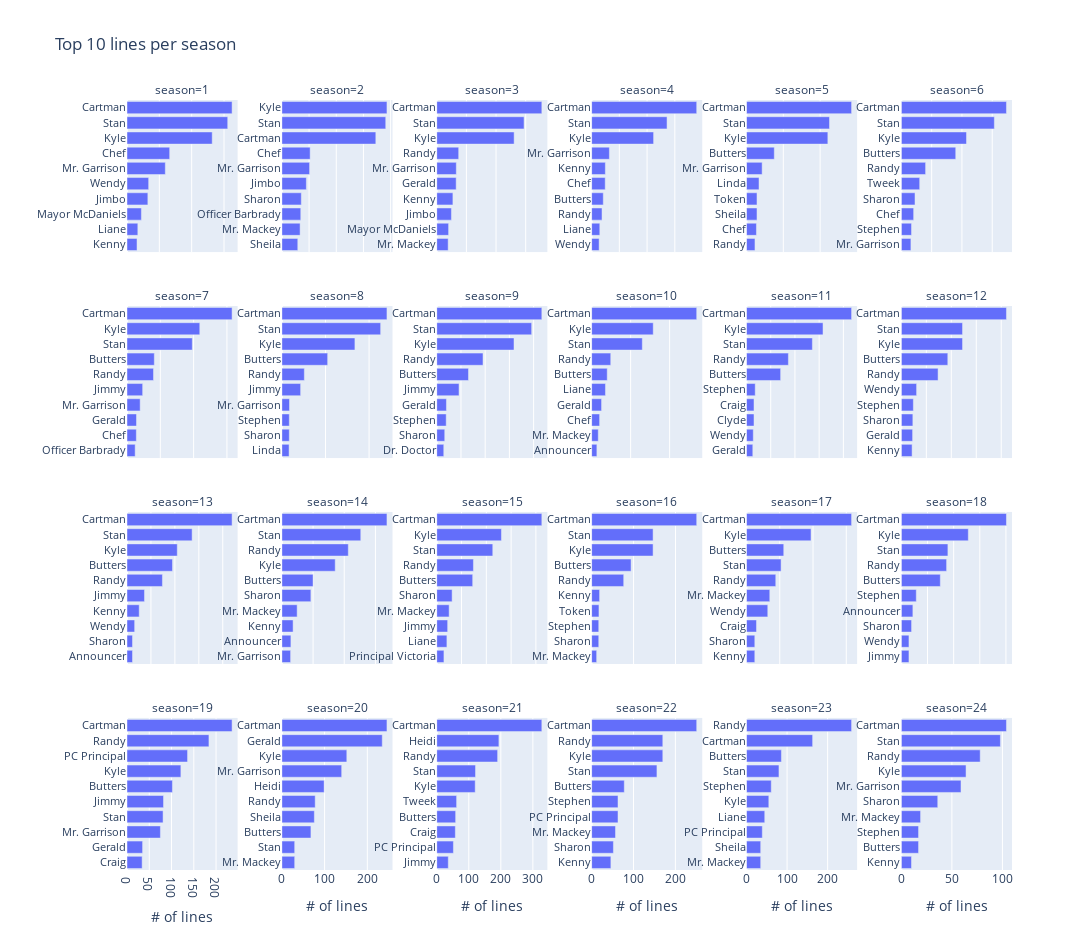

Write notebook code for a chart like this one.
### Code cell
fig = px.bar(line_count_by_season.sort_values(['season', '# of lines']), '# of lines', 'speaker', facet_col='season', facet_col_wrap=6, facet_col_spacing=0.05,
              title = 'Top 10 lines per season', 
              labels = {'speaker' : ''},
              width = 1550, height = 950)
fig.update_yaxes(tickfont = {'size' : 11}, matches=None)
fig.for_each_yaxis(lambda yaxis: yaxis.update(showticklabels=True))
fig.update_xaxes(matches=None)
fig.show()

### Figure 1 — Plotly figure (JSON) as saved in the notebook; plotly's stock layout.template omitted (floating-point values rounded to 4 significant figures)
{"data": [{"alignmentgroup": "True", "hovertemplate": "season=1<br># of lines=%{x}<br>=%{y}<extra></extra>", "legendgroup": "", "marker": {"color": "#636efa", "pattern": {"shape": ""}}, "name": "", "offsetgroup": "", "orientation": "h", "showlegend": false, "textposition": "auto", "type": "bar", "x": [62, 67, 89, 129, 134, 237, 264, 527, 623, 650], "xaxis": "x19", "y": ["Kenny", "Liane", "Mayor McDaniels", "Jimbo", "Wendy", "Mr. Garrison", "Chef", "Kyle", "Stan", "Cartman"], "yaxis": "y19"}, {"alignmentgroup": "True", "hovertemplate": "season=2<br># of lines=%{x}<br>=%{y}<extra></extra>", "legendgroup": "", "marker": {"color": "#636efa", "pattern": {"shape": ""}}, "name": "", "offsetgroup": "", "orientation": "h", "showlegend": false, "textposition": "auto", "type": "bar", "x": [117, 134, 139, 143, 180, 204, 208, 691, 764, 773], "xaxis": "x20", "y": ["Sheila", "Mr. Mackey", "Officer Barbrady", "Sharon", "Jimbo", "Mr. Garrison", "Chef", "Cartman", "Stan", "Kyle"], "yaxis": "y20"}, {"alignmentgroup": "True", "hovertemplate": "season=3<br># of lines=%{x}<br>=%{y}<extra></extra>", "legendgroup": "", "marker": {"color": "#636efa", "pattern": {"shape": ""}}, "name": "", "offsetgroup": "", "orientation": "h", "showlegend": false, "textposition": "auto", "type": "bar", "x": [77, 80, 99, 109, 131, 132, 148, 522, 589, 709], "xaxis": "x21", "y": ["Mr. Mackey", "Mayor McDaniels", "Jimbo", "Kenny", "Gerald", "Mr. Garrison", "Randy", "Kyle", "Stan", "Cartman"], "yaxis": "y21"}, {"alignmentgroup": "True", "hovertemplate": "season=4<br># of lines=%{x}<br>=%{y}<extra></extra>", "legendgroup": "", "marker": {"color": "#636efa", "pattern": {"shape": ""}}, "name": "", "offsetgroup": "", "orientation": "h", "showlegend": false, "textposition": "auto", "type": "bar", "x": [54, 59, 75, 84, 98, 99, 128, 447, 544, 758], "xaxis": "x22", "y": ["Wendy", "Liane", "Randy", "Butters", "Chef", "Kenny", "Mr. Garrison", "Kyle", "Stan", "Cartman"], "yaxis": "y22"}, {"alignmentgroup": "True", "hovertemplate": "season=5<br># of lines=%{x}<br>=%{y}<extra></extra>", "legendgroup": "", "marker": {"color": "#636efa", "pattern": {"shape": ""}}, "name": "", "offsetgroup": "", "orientation": "h", "showlegend": false, "textposition": "auto", "type": "bar", "x": [46, 54, 57, 57, 68, 85, 151, 442, 451, 571], "xaxis": "x23", "y": ["Randy", "Chef", "Sheila", "Token", "Linda", "Mr. Garrison", "Butters", "Kyle", "Stan", "Cartman"], "yaxis": "y23"}, {"alignmentgroup": "True", "hovertemplate": "season=6<br># of lines=%{x}<br>=%{y}<extra></extra>", "legendgroup": "", "marker": {"color": "#636efa", "pattern": {"shape": ""}}, "name": "", "offsetgroup": "", "orientation": "h", "showlegend": false, "textposition": "auto", "type": "bar", "x": [63, 67, 81, 90, 121, 160, 359, 430, 614, 694], "xaxis": "x24", "y": ["Mr. Garrison", "Stephen", "Chef", "Sharon", "Tweek", "Randy", "Butters", "Kyle", "Stan", "Cartman"], "yaxis": "y24"}, {"alignmentgroup": "True", "hovertemplate": "season=7<br># of lines=%{x}<br>=%{y}<extra></extra>", "legendgroup": "", "marker": {"color": "#636efa", "pattern": {"shape": ""}}, "name": "", "offsetgroup": "", "orientation": "h", "showlegend": false, "textposition": "auto", "type": "bar", "x": [49, 56, 57, 79, 94, 159, 164, 392, 437, 631], "xaxis": "x13", "y": ["Officer Barbrady", "Chef", "Gerald", "Mr. Garrison", "Jimmy", "Randy", "Butters", "Stan", "Kyle", "Cartman"], "yaxis": "y13"}, {"alignmentgroup": "True", "hovertemplate": "season=8<br># of lines=%{x}<br>=%{y}<extra></extra>", "legendgroup": "", "marker": {"color": "#636efa", "pattern": {"shape": ""}}, "name": "", "offsetgroup": "", "orientation": "h", "showlegend": false, "textposition": "auto", "type": "bar", "x": [33, 34, 34, 35, 86, 103, 210, 335, 453, 482], "xaxis": "x14", "y": ["Linda", "Sharon", "Stephen", "Mr. Garrison", "Jimmy", "Randy", "Butters", "Kyle", "Stan", "Cartman"], "yaxis": "y14"}, {"alignmentgroup": "True", "hovertemplate": "season=9<br># of lines=%{x}<br>=%{y}<extra></extra>", "legendgroup": "", "marker": {"color": "#636efa", "pattern": {"shape": ""}}, "name": "", "offsetgroup": "", "orientation": "h", "showlegend": false, "textposition": "auto", "type": "bar", "x": [29, 33, 39, 40, 92, 131, 191, 319, 392, 434], "xaxis": "x15", "y": ["Dr. Doctor", "Sharon", "Stephen", "Gerald", "Jimmy", "Butters", "Randy", "Kyle", "Stan", "Cartman"], "yaxis": "y15"}, {"alignmentgroup": "True", "hovertemplate": "season=10<br># of lines=%{x}<br>=%{y}<extra></extra>", "legendgroup": "", "marker": {"color": "#636efa", "pattern": {"shape": ""}}, "name": "", "offsetgroup": "", "orientation": "h", "showlegend": false, "textposition": "auto", "type": "bar", "x": [27, 34, 41, 51, 71, 80, 98, 260, 316, 539], "xaxis": "x16", "y": ["Announcer", "Mr. Mackey", "Chef", "Gerald", "Liane", "Butters", "Randy", "Stan", "Kyle", "Cartman"], "yaxis": "y16"}, {"alignmentgroup": "True", "hovertemplate": "season=11<br># of lines=%{x}<br>=%{y}<extra></extra>", "legendgroup": "", "marker": {"color": "#636efa", "pattern": {"shape": ""}}, "name": "", "offsetgroup": "", "orientation": "h", "showlegend": false, "textposition": "auto", "type": "bar", "x": [26, 28, 31, 31, 36, 141, 173, 272, 316, 434], "xaxis": "x17", "y": ["Gerald", "Wendy", "Clyde", "Craig", "Stephen", "Butters", "Randy", "Stan", "Kyle", "Cartman"], "yaxis": "y17"}, {"alignmentgroup": "True", "hovertemplate": "season=12<br># of lines=%{x}<br>=%{y}<extra></extra>", "legendgroup": "", "marker": {"color": "#636efa", "pattern": {"shape": ""}}, "name": "", "offsetgroup": "", "orientation": "h", "showlegend": false, "textposition": "auto", "type": "bar", "x": [43, 45, 46, 48, 61, 147, 186, 245, 245, 421], "xaxis": "x18", "y": ["Kenny", "Gerald", "Sharon", "Stephen", "Wendy", "Randy", "Butters", "Kyle", "Stan", "Cartman"], "yaxis": "y18"}, {"alignmentgroup": "True", "hovertemplate": "season=13<br># of lines=%{x}<br>=%{y}<extra></extra>", "legendgroup": "", "marker": {"color": "#636efa", "pattern": {"shape": ""}}, "name": "", "offsetgroup": "", "orientation": "h", "showlegend": false, "textposition": "auto", "type": "bar", "x": [23, 23, 32, 51, 73, 148, 190, 210, 272, 439], "xaxis": "x7", "y": ["Announcer", "Sharon", "Wendy", "Kenny", "Jimmy", "Randy", "Butters", "Kyle", "Stan", "Cartman"], "yaxis": "y7"}, {"alignmentgroup": "True", "hovertemplate": "season=14<br># of lines=%{x}<br>=%{y}<extra></extra>", "legendgroup": "", "marker": {"color": "#636efa", "pattern": {"shape": ""}}, "name": "", "offsetgroup": "", "orientation": "h", "showlegend": false, "textposition": "auto", "type": "bar", "x": [28, 29, 36, 49, 93, 100, 171, 213, 253, 337], "xaxis": "x8", "y": ["Mr. Garrison", "Announcer", "Kenny", "Mr. Mackey", "Sharon", "Butters", "Kyle", "Randy", "Stan", "Cartman"], "yaxis": "y8"}, {"alignmentgroup": "True", "hovertemplate": "season=15<br># of lines=%{x}<br>=%{y}<extra></extra>", "legendgroup": "", "marker": {"color": "#636efa", "pattern": {"shape": ""}}, "name": "", "offsetgroup": "", "orientation": "h", "showlegend": false, "textposition": "auto", "type": "bar", "x": [29, 41, 44, 50, 62, 145, 148, 226, 261, 424], "xaxis": "x9", "y": ["Principal Victoria", "Liane", "Jimmy", "Mr. Mackey", "Sharon", "Butters", "Randy", "Stan", "Kyle", "Cartman"], "yaxis": "y9"}, {"alignmentgroup": "True", "hovertemplate": "season=16<br># of lines=%{x}<br>=%{y}<extra></extra>", "legendgroup": "", "marker": {"color": "#636efa", "pattern": {"shape": ""}}, "name": "", "offsetgroup": "", "orientation": "h", "showlegend": false, "textposition": "auto", "type": "bar", "x": [24, 34, 34, 35, 38, 153, 188, 293, 293, 501], "xaxis": "x10", "y": ["Mr. Mackey", "Sharon", "Stephen", "Token", "Kenny", "Randy", "Butters", "Kyle", "Stan", "Cartman"], "yaxis": "y10"}, {"alignmentgroup": "True", "hovertemplate": "season=17<br># of lines=%{x}<br>=%{y}<extra></extra>", "legendgroup": "", "marker": {"color": "#636efa", "pattern": {"shape": ""}}, "name": "", "offsetgroup": "", "orientation": "h", "showlegend": false, "textposition": "auto", "type": "bar", "x": [25, 25, 30, 64, 70, 88, 104, 112, 194, 316], "xaxis": "x11", "y": ["Kenny", "Sharon", "Craig", "Wendy", "Mr. Mackey", "Randy", "Stan", "Butters", "Kyle", "Cartman"], "yaxis": "y11"}, {"alignmentgroup": "True", "hovertemplate": "season=18<br># of lines=%{x}<br>=%{y}<extra></extra>", "legendgroup": "", "marker": {"color": "#636efa", "pattern": {"shape": ""}}, "name": "", "offsetgroup": "", "orientation": "h", "showlegend": false, "textposition": "auto", "type": "bar", "x": [29, 29, 39, 44, 57, 149, 173, 178, 256, 402], "xaxis": "x12", "y": ["Jimmy", "Wendy", "Sharon", "Announcer", "Stephen", "Butters", "Randy", "Stan", "Kyle", "Cartman"], "yaxis": "y12"}, {"alignmentgroup": "True", "hovertemplate": "season=19<br># of lines=%{x}<br>=%{y}<extra></extra>", "legendgroup": "", "marker": {"color": "#636efa", "pattern": {"shape": ""}}, "name": "", "offsetgroup": "", "orientation": "h", "showlegend": false, "textposition": "auto", "type": "bar", "x": [34, 35, 75, 81, 82, 102, 121, 136, 184, 236], "xaxis": "x", "y": ["Craig", "Gerald", "Mr. Garrison", "Stan", "Jimmy", "Butters", "Kyle", "PC Principal", "Randy", "Cartman"], "yaxis": "y"}, {"alignmentgroup": "True", "hovertemplate": "season=20<br># of lines=%{x}<br>=%{y}<extra></extra>", "legendgroup": "", "marker": {"color": "#636efa", "pattern": {"shape": ""}}, "name": "", "offsetgroup": "", "orientation": "h", "showlegend": false, "textposition": "auto", "type": "bar", "x": [30, 30, 68, 76, 78, 99, 140, 152, 235, 246], "xaxis": "x2", "y": ["Mr. Mackey", "Stan", "Butters", "Sheila", "Randy", "Heidi", "Mr. Garrison", "Kyle", "Gerald", "Cartman"], "yaxis": "y2"}, {"alignmentgroup": "True", "hovertemplate": "season=21<br># of lines=%{x}<br>=%{y}<extra></extra>", "legendgroup": "", "marker": {"color": "#636efa", "pattern": {"shape": ""}}, "name": "", "offsetgroup": "", "orientation": "h", "showlegend": false, "textposition": "auto", "type": "bar", "x": [36, 52, 58, 59, 62, 120, 121, 190, 194, 328], "xaxis": "x3", "y": ["Jimmy", "PC Principal", "Craig", "Butters", "Tweek", "Kyle", "Stan", "Randy", "Heidi", "Cartman"], "yaxis": "y3"}, {"alignmentgroup": "True", "hovertemplate": "season=22<br># of lines=%{x}<br>=%{y}<extra></extra>", "legendgroup": "", "marker": {"color": "#636efa", "pattern": {"shape": ""}}, "name": "", "offsetgroup": "", "orientation": "h", "showlegend": false, "textposition": "auto", "type": "bar", "x": [46, 52, 57, 63, 63, 78, 156, 170, 170, 251], "xaxis": "x4", "y": ["Kenny", "Sharon", "Mr. Mackey", "PC Principal", "Stephen", "Butters", "Stan", "Kyle", "Randy", "Cartman"], "yaxis": "y4"}, {"alignmentgroup": "True", "hovertemplate": "season=23<br># of lines=%{x}<br>=%{y}<extra></extra>", "legendgroup": "", "marker": {"color": "#636efa", "pattern": {"shape": ""}}, "name": "", "offsetgroup": "", "orientation": "h", "showlegend": false, "textposition": "auto", "type": "bar", "x": [35, 35, 39, 45, 55, 61, 80, 86, 163, 259], "xaxis": "x5", "y": ["Mr. Mackey", "Sheila", "PC Principal", "Liane", "Kyle", "Stephen", "Stan", "Butters", "Cartman", "Randy"], "yaxis": "y5"}, {"alignmentgroup": "True", "hovertemplate": "season=24<br># of lines=%{x}<br>=%{y}<extra></extra>", "legendgroup": "", "marker": {"color": "#636efa", "pattern": {"shape": ""}}, "name": "", "offsetgroup": "", "orientation": "h", "showlegend": false, "textposition": "auto", "type": "bar", "x": [10, 17, 17, 19, 36, 59, 64, 78, 98, 104], "xaxis": "x6", "y": ["Kenny", "Butters", "Stephen", "Mr. Mackey", "Sharon", "Mr. Garrison", "Kyle", "Randy", "Stan", "Cartman"], "yaxis": "y6"}], "layout": {"annotations": [{"font": {}, "showarrow": false, "text": "season=19", "x": 0.0625, "xanchor": "center", "xref": "paper", "y": 0.1975, "yanchor": "bottom", "yref": "paper"}, {"font": {}, "showarrow": false, "text": "season=20", "x": 0.2375, "xanchor": "center", "xref": "paper", "y": 0.1975, "yanchor": "bottom", "yref": "paper"}, {"font": {}, "showarrow": false, "text": "season=21", "x": 0.4125, "xanchor": "center", "xref": "paper", "y": 0.1975, "yanchor": "bottom", "yref": "paper"}, {"font": {}, "showarrow": false, "text": "season=22", "x": 0.5875, "xanchor": "center", "xref": "paper", "y": 0.1975, "yanchor": "bottom", "yref": "paper"}, {"font": {}, "showarrow": false, "text": "season=23", "x": 0.7625, "xanchor": "center", "xref": "paper", "y": 0.1975, "yanchor": "bottom", "yref": "paper"}, {"font": {}, "showarrow": false, "text": "season=24", "x": 0.9375, "xanchor": "center", "xref": "paper", "y": 0.1975, "yanchor": "bottom", "yref": "paper"}, {"font": {}, "showarrow": false, "text": "season=13", "x": 0.0625, "xanchor": "center", "xref": "paper", "y": 0.465, "yanchor": "bottom", "yref": "paper"}, {"font": {}, "showarrow": false, "text": "season=14", "x": 0.2375, "xanchor": "center", "xref": "paper", "y": 0.465, "yanchor": "bottom", "yref": "paper"}, {"font": {}, "showarrow": false, "text": "season=15", "x": 0.4125, "xanchor": "center", "xref": "paper", "y": 0.465, "yanchor": "bottom", "yref": "paper"}, {"font": {}, "showarrow": false, "text": "season=16", "x": 0.5875, "xanchor": "center", "xref": "paper", "y": 0.465, "yanchor": "bottom", "yref": "paper"}, {"font": {}, "showarrow": false, "text": "season=17", "x": 0.7625, "xanchor": "center", "xref": "paper", "y": 0.465, "yanchor": "bottom", "yref": "paper"}, {"font": {}, "showarrow": false, "text": "season=18", "x": 0.9375, "xanchor": "center", "xref": "paper", "y": 0.465, "yanchor": "bottom", "yref": "paper"}, {"font": {}, "showarrow": false, "text": "season=7", "x": 0.0625, "xanchor": "center", "xref": "paper", "y": 0.7325, "yanchor": "bottom", "yref": "paper"}, {"font": {}, "showarrow": false, "text": "season=8", "x": 0.2375, "xanchor": "center", "xref": "paper", "y": 0.7325, "yanchor": "bottom", "yref": "paper"}, {"font": {}, "showarrow": false, "text": "season=9", "x": 0.4125, "xanchor": "center", "xref": "paper", "y": 0.7325, "yanchor": "bottom", "yref": "paper"}, {"font": {}, "showarrow": false, "text": "season=10", "x": 0.5875, "xanchor": "center", "xref": "paper", "y": 0.7325, "yanchor": "bottom", "yref": "paper"}, {"font": {}, "showarrow": false, "text": "season=11", "x": 0.7625, "xanchor": "center", "xref": "paper", "y": 0.7325, "yanchor": "bottom", "yref": "paper"}, {"font": {}, "showarrow": false, "text": "season=12", "x": 0.9375, "xanchor": "center", "xref": "paper", "y": 0.7325, "yanchor": "bottom", "yref": "paper"}, {"font": {}, "showarrow": false, "text": "season=1", "x": 0.0625, "xanchor": "center", "xref": "paper", "y": 1, "yanchor": "bottom", "yref": "paper"}, {"font": {}, "showarrow": false, "text": "season=2", "x": 0.2375, "xanchor": "center", "xref": "paper", "y": 1, "yanchor": "bottom", "yref": "paper"}, {"font": {}, "showarrow": false, "text": "season=3", "x": 0.4125, "xanchor": "center", "xref": "paper", "y": 1, "yanchor": "bottom", "yref": "paper"}, {"font": {}, "showarrow": false, "text": "season=4", "x": 0.5875, "xanchor": "center", "xref": "paper", "y": 1, "yanchor": "bottom", "yref": "paper"}, {"font": {}, "showarrow": false, "text": "season=5", "x": 0.7625, "xanchor": "center", "xref": "paper", "y": 1, "yanchor": "bottom", "yref": "paper"}, {"font": {}, "showarrow": false, "text": "season=6", "x": 0.9375, "xanchor": "center", "xref": "paper", "y": 1, "yanchor": "bottom", "yref": "paper"}], "barmode": "relative", "height": 950, "legend": {"tracegroupgap": 0}, "title": {"text": "Top 10 lines per season"}, "width": 1550, "xaxis": {"anchor": "y", "domain": [0, 0.125], "title": {"text": "# of lines"}}, "xaxis10": {"anchor": "y10", "domain": [0.525, 0.65], "showticklabels": false}, "xaxis11": {"anchor": "y11", "domain": [0.7, 0.825], "showticklabels": false}, "xaxis12": {"anchor": "y12", "domain": [0.875, 1], "showticklabels": false}, "xaxis13": {"anchor": "y13", "domain": [0, 0.125], "showticklabels": false}, "xaxis14": {"anchor": "y14", "domain": [0.175, 0.3], "showticklabels": false}, "xaxis15": {"anchor": "y15", "domain": [0.35, 0.475], "showticklabels": false}, "xaxis16": {"anchor": "y16", "domain": [0.525, 0.65], "showticklabels": false}, "xaxis17": {"anchor": "y17", "domain": [0.7, 0.825], "showticklabels": false}, "xaxis18": {"anchor": "y18", "domain": [0.875, 1], "showticklabels": false}, "xaxis19": {"anchor": "y19", "domain": [0, 0.125], "showticklabels": false}, "xaxis2": {"anchor": "y2", "domain": [0.175, 0.3], "title": {"text": "# of lines"}}, "xaxis20": {"anchor": "y20", "domain": [0.175, 0.3], "showticklabels": false}, "xaxis21": {"anchor": "y21", "domain": [0.35, 0.475], "showticklabels": false}, "xaxis22": {"anchor": "y22", "domain": [0.525, 0.65], "showticklabels": false}, "xaxis23": {"anchor": "y23", "domain": [0.7, 0.825], "showticklabels": false}, "xaxis24": {"anchor": "y24", "domain": [0.875, 1], "showticklabels": false}, "xaxis3": {"anchor": "y3", "domain": [0.35, 0.475], "title": {"text": "# of lines"}}, "xaxis4": {"anchor": "y4", "domain": [0.525, 0.65], "title": {"text": "# of lines"}}, "xaxis5": {"anchor": "y5", "domain": [0.7, 0.825], "title": {"text": "# of lines"}}, "xaxis6": {"anchor": "y6", "domain": [0.875, 1], "title": {"text": "# of lines"}}, "xaxis7": {"anchor": "y7", "domain": [0, 0.125], "showticklabels": false}, "xaxis8": {"anchor": "y8", "domain": [0.175, 0.3], "showticklabels": false}, "xaxis9": {"anchor": "y9", "domain": [0.35, 0.475], "showticklabels": false}, "yaxis": {"anchor": "x", "domain": [0, 0.1975], "showticklabels": true, "tickfont": {"size": 11}, "title": {"text": ""}}, "yaxis10": {"anchor": "x10", "domain": [0.2675, 0.465], "showticklabels": true, "tickfont": {"size": 11}}, "yaxis11": {"anchor": "x11", "domain": [0.2675, 0.465], "showticklabels": true, "tickfont": {"size": 11}}, "yaxis12": {"anchor": "x12", "domain": [0.2675, 0.465], "showticklabels": true, "tickfont": {"size": 11}}, "yaxis13": {"anchor": "x13", "domain": [0.535, 0.7325], "showticklabels": true, "tickfont": {"size": 11}, "title": {"text": ""}}, "yaxis14": {"anchor": "x14", "domain": [0.535, 0.7325], "showticklabels": true, "tickfont": {"size": 11}}, "yaxis15": {"anchor": "x15", "domain": [0.535, 0.7325], "showticklabels": true, "tickfont": {"size": 11}}, "yaxis16": {"anchor": "x16", "domain": [0.535, 0.7325], "showticklabels": true, "tickfont": {"size": 11}}, "yaxis17": {"anchor": "x17", "domain": [0.535, 0.7325], "showticklabels": true, "tickfont": {"size": 11}}, "yaxis18": {"anchor": "x18", "domain": [0.535, 0.7325], "showticklabels": true, "tickfont": {"size": 11}}, "yaxis19": {"anchor": "x19", "domain": [0.8025, 1], "showticklabels": true, "tickfont": {"size": 11}, "title": {"text": ""}}, "yaxis2": {"anchor": "x2", "domain": [0, 0.1975], "showticklabels": true, "tickfont": {"size": 11}}, "yaxis20": {"anchor": "x20", "domain": [0.8025, 1], "showticklabels": true, "tickfont": {"size": 11}}, "yaxis21": {"anchor": "x21", "domain": [0.8025, 1], "showticklabels": true, "tickfont": {"size": 11}}, "yaxis22": {"anchor": "x22", "domain": [0.8025, 1], "showticklabels": true, "tickfont": {"size": 11}}, "yaxis23": {"anchor": "x23", "domain": [0.8025, 1], "showticklabels": true, "tickfont": {"size": 11}}, "yaxis24": {"anchor": "x24", "domain": [0.8025, 1], "showticklabels": true, "tickfont": {"size": 11}}, "yaxis3": {"anchor": "x3", "domain": [0, 0.1975], "showticklabels": true, "tickfont": {"size": 11}}, "yaxis4": {"anchor": "x4", "domain": [0, 0.1975], "showticklabels": true, "tickfont": {"size": 11}}, "yaxis5": {"anchor": "x5", "domain": [0, 0.1975], "showticklabels": true, "tickfont": {"size": 11}}, "yaxis6": {"anchor": "x6", "domain": [0, 0.1975], "showticklabels": true, "tickfont": {"size": 11}}, "yaxis7": {"anchor": "x7", "domain": [0.2675, 0.465], "showticklabels": true, "tickfont": {"size": 11}, "title": {"text": ""}}, "yaxis8": {"anchor": "x8", "domain": [0.2675, 0.465], "showticklabels": true, "tickfont": {"size": 11}}, "yaxis9": {"anchor": "x9", "domain": [0.2675, 0.465], "showticklabels": true, "tickfont": {"size": 11}}}}
